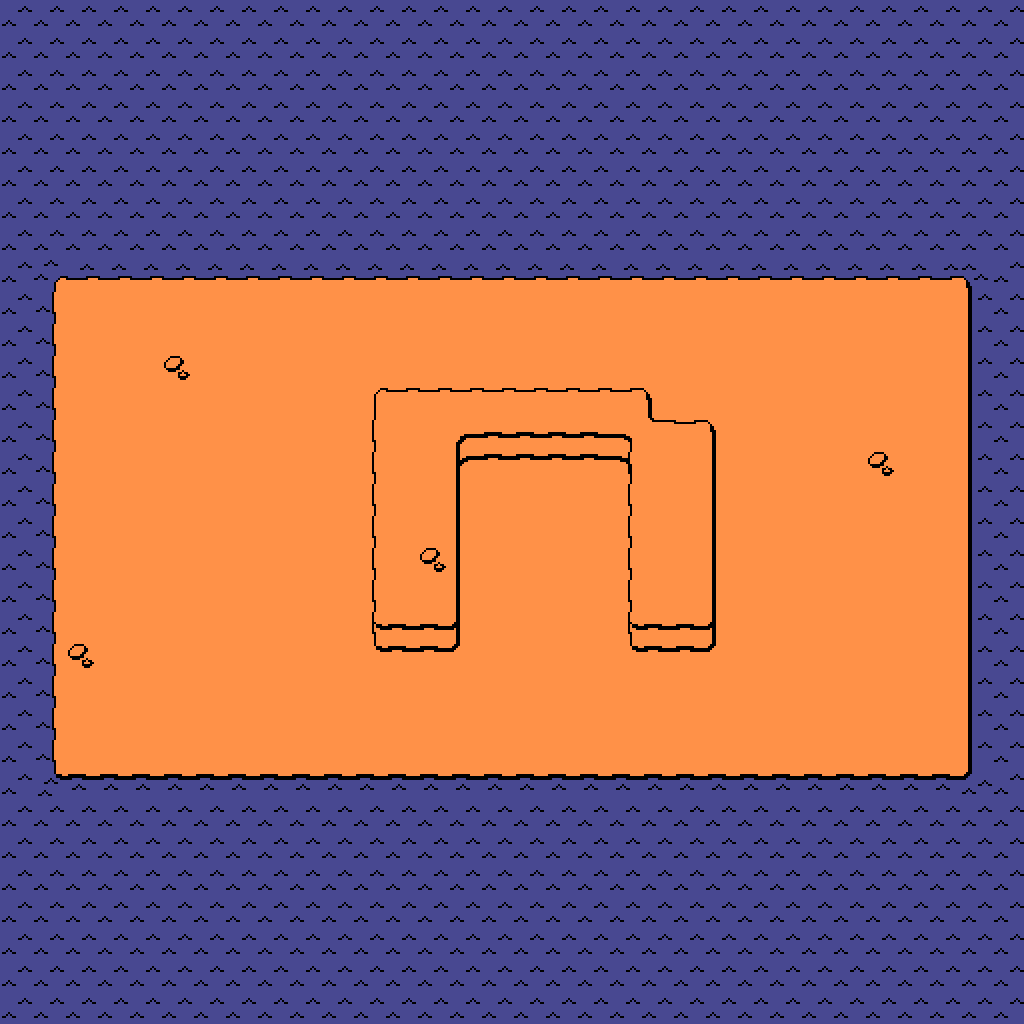

Tiled map render using the project's own tile images. Description and the whole map definition, tile-layer contents included, below:
An orthogonal 32x32 tile map with 32x32 px tiles, 2 tile layers (BehindTiles, DepthTiles).

<map version="1.10" tiledversion="1.10.1" orientation="orthogonal" renderorder="right-down" width="32" height="32" tilewidth="32" tileheight="32" infinite="0" nextlayerid="4" nextobjectid="1">
 <editorsettings>
  <export target="water.csv" format="csv" />
 </editorsettings>
 <tileset firstgid="1" source="island.tsx" />
 <layer id="1" name="BehindTiles" width="32" height="32">
  <data encoding="csv">
18,18,18,18,18,18,18,18,18,18,18,18,18,18,18,18,18,18,18,18,18,18,18,18,18,18,18,18,18,18,18,18,
18,18,18,18,18,18,18,18,18,18,18,18,18,18,18,18,18,18,18,18,18,18,18,18,18,18,18,18,18,18,18,18,
18,18,18,18,18,18,18,18,18,18,18,18,18,18,18,18,18,18,18,18,18,18,18,18,18,18,18,18,18,18,18,18,
18,18,18,18,18,18,18,18,18,18,18,18,18,18,18,18,18,18,18,18,18,18,18,18,18,18,18,18,18,18,18,18,
18,18,18,18,18,18,18,18,18,18,18,18,18,18,18,18,18,18,18,18,18,18,18,18,18,18,18,18,18,18,18,18,
18,18,18,18,18,18,18,18,18,18,18,18,18,18,18,18,18,18,18,18,18,18,18,18,18,18,18,18,18,18,18,18,
18,18,18,18,18,18,18,18,18,18,18,18,18,18,18,18,18,18,18,18,18,18,18,18,18,18,18,18,18,18,18,18,
18,18,18,18,18,18,18,18,18,18,18,18,18,18,18,18,18,18,18,18,18,18,18,18,18,18,18,18,18,18,18,18,
18,4,5,5,5,5,5,5,5,5,5,5,5,5,5,5,5,5,5,5,5,5,5,5,5,5,5,5,5,5,6,18,
18,20,21,21,21,21,21,21,21,21,21,21,21,21,21,21,21,21,21,21,21,21,21,21,21,21,21,21,21,21,22,18,
18,20,21,21,21,21,21,21,21,21,21,21,21,21,21,21,21,21,21,21,21,21,21,21,21,21,21,21,21,21,22,18,
18,20,21,21,21,54,21,21,21,21,21,21,21,21,21,21,21,21,21,21,21,21,21,21,21,21,21,21,21,21,22,18,
18,20,21,21,21,21,21,21,21,21,21,21,21,21,21,21,21,21,21,21,21,21,21,21,21,21,21,21,21,21,22,18,
18,20,21,21,21,21,21,21,21,21,21,21,21,21,21,21,21,21,21,21,21,21,21,21,21,21,21,21,21,21,22,18,
18,20,21,21,21,21,21,21,21,21,21,21,21,21,21,21,21,21,21,21,21,21,21,21,21,21,21,54,21,21,22,18,
18,20,21,21,21,21,21,21,21,21,21,21,21,21,21,21,21,21,21,21,21,21,21,21,21,21,21,21,21,21,22,18,
18,20,21,21,21,21,21,21,21,21,21,21,21,21,21,21,21,21,21,21,21,21,21,21,21,21,21,21,21,21,22,18,
18,20,21,21,21,21,21,21,21,21,21,21,21,21,21,21,21,21,21,21,21,21,21,21,21,21,21,21,21,21,22,18,
18,20,21,21,21,21,21,21,21,21,21,21,21,21,21,21,21,21,21,21,21,21,21,21,21,21,21,21,21,21,22,18,
18,20,21,21,21,21,21,21,21,21,21,21,21,21,21,21,21,21,21,21,21,21,21,21,21,21,21,21,21,21,22,18,
18,20,54,21,21,21,21,21,21,21,21,21,21,21,21,21,21,21,21,21,21,21,21,21,21,21,21,21,21,21,22,18,
18,20,21,21,21,21,21,21,21,21,21,21,21,21,21,21,21,21,21,21,21,21,21,21,21,21,21,21,21,21,22,18,
18,20,21,21,21,21,21,21,21,21,21,21,21,21,21,21,21,21,21,21,21,21,21,21,21,21,21,21,21,21,22,18,
18,20,21,21,21,21,21,21,21,21,21,21,21,21,21,21,21,21,21,21,21,21,21,21,21,21,21,21,21,21,22,18,
18,36,37,37,37,37,37,37,37,37,37,37,37,37,37,37,37,37,37,37,37,37,37,37,37,37,37,37,37,37,38,18,
18,18,18,18,18,18,18,18,18,18,18,18,18,18,18,18,18,18,18,18,18,18,18,18,18,18,18,18,18,18,18,18,
18,18,18,18,18,18,18,18,18,18,18,18,18,18,18,18,18,18,18,18,18,18,18,18,18,18,18,18,18,18,18,18,
18,18,18,18,18,18,18,18,18,18,18,18,18,18,18,18,18,18,18,18,18,18,18,18,18,18,18,18,18,18,18,18,
18,18,18,18,18,18,18,18,18,18,18,18,18,18,18,18,18,18,18,18,18,18,18,18,18,18,18,18,18,18,18,18,
18,18,18,18,18,18,18,18,18,18,18,18,18,18,18,18,18,18,18,18,18,18,18,18,18,18,18,18,18,18,18,18,
18,18,18,18,18,18,18,18,18,18,18,18,18,18,18,18,18,18,18,18,18,18,18,18,18,18,18,18,18,18,18,18,
18,18,18,18,18,18,18,18,18,18,18,18,18,18,18,18,18,18,18,18,18,18,18,18,18,18,18,18,18,18,18,18
</data>
 </layer>
 <layer id="3" name="DepthTiles" width="32" height="32">
  <data encoding="csv">
0,0,0,0,0,0,0,0,0,0,0,0,0,0,0,0,0,0,0,0,0,0,0,0,0,0,0,0,0,0,0,0,
0,0,0,0,0,0,0,0,0,0,0,0,0,0,0,0,0,0,0,0,0,0,0,0,0,0,0,0,0,0,0,0,
0,0,0,0,0,0,0,0,0,0,0,0,0,0,0,0,0,0,0,0,0,0,0,0,0,0,0,0,0,0,0,0,
0,0,0,0,0,0,0,0,0,0,0,0,0,0,0,0,0,0,0,0,0,0,0,0,0,0,0,0,0,0,0,0,
0,0,0,0,0,0,0,0,0,0,0,0,0,0,0,0,0,0,0,0,0,0,0,0,0,0,0,0,0,0,0,0,
0,0,0,0,0,0,0,0,0,0,0,0,0,0,0,0,0,0,0,0,0,0,0,0,0,0,0,0,0,0,0,0,
0,0,0,0,0,0,0,0,0,0,0,0,0,0,0,0,0,0,0,0,0,0,0,0,0,0,0,0,0,0,0,0,
0,0,0,0,0,0,0,0,0,0,0,0,0,0,0,0,0,0,0,0,0,0,0,0,0,0,0,0,0,0,0,0,
0,0,0,0,0,0,0,0,0,0,0,0,0,0,0,0,0,0,0,0,0,0,0,0,0,0,0,0,0,0,0,0,
0,0,0,0,0,0,0,0,0,0,0,0,0,0,0,0,0,0,0,0,0,0,0,0,0,0,0,0,0,0,0,0,
0,0,0,0,0,0,0,0,0,0,0,0,0,0,0,0,0,0,0,0,0,0,0,0,0,0,0,0,0,0,0,0,
0,0,0,0,0,0,0,0,0,0,0,0,0,0,0,0,0,0,0,0,0,0,0,0,0,0,0,0,0,0,0,0,
0,0,0,0,0,0,0,0,0,0,0,49,50,50,50,50,50,50,50,50,51,0,0,0,0,0,0,0,0,0,0,0,
0,0,0,0,0,0,0,0,0,0,0,65,21,21,84,66,66,66,66,85,70,50,51,0,0,0,0,0,0,0,0,0,
0,0,0,0,0,0,0,0,0,0,0,65,21,21,7,82,82,82,82,8,21,21,67,0,0,0,0,0,0,0,0,0,
0,0,0,0,0,0,0,0,0,0,0,65,21,21,67,0,0,0,0,65,21,21,67,0,0,0,0,0,0,0,0,0,
0,0,0,0,0,0,0,0,0,0,0,65,21,21,67,0,0,0,0,65,21,21,67,0,0,0,0,0,0,0,0,0,
0,0,0,0,0,0,0,0,0,0,0,65,21,54,67,0,0,0,0,65,21,21,67,0,0,0,0,0,0,0,0,0,
0,0,0,0,0,0,0,0,0,0,0,65,21,21,67,0,0,0,0,65,21,21,67,0,0,0,0,0,0,0,0,0,
0,0,0,0,0,0,0,0,0,0,0,52,66,66,53,0,0,0,0,52,66,66,53,0,0,0,0,0,0,0,0,0,
0,0,0,0,0,0,0,0,0,0,0,81,82,82,83,0,0,0,0,81,82,82,83,0,0,0,0,0,0,0,0,0,
0,0,0,0,0,0,0,0,0,0,0,0,0,0,0,0,0,0,0,0,0,0,0,0,0,0,0,0,0,0,0,0,
0,0,0,0,0,0,0,0,0,0,0,0,0,0,0,0,0,0,0,0,0,0,0,0,0,0,0,0,0,0,0,0,
0,0,0,0,0,0,0,0,0,0,0,0,0,0,0,0,0,0,0,0,0,0,0,0,0,0,0,0,0,0,0,0,
0,0,0,0,0,0,0,0,0,0,0,0,0,0,0,0,0,0,0,0,0,0,0,0,0,0,0,0,0,0,0,0,
0,0,0,0,0,0,0,0,0,0,0,0,0,0,0,0,0,0,0,0,0,0,0,0,0,0,0,0,0,0,0,0,
0,0,0,0,0,0,0,0,0,0,0,0,0,0,0,0,0,0,0,0,0,0,0,0,0,0,0,0,0,0,0,0,
0,0,0,0,0,0,0,0,0,0,0,0,0,0,0,0,0,0,0,0,0,0,0,0,0,0,0,0,0,0,0,0,
0,0,0,0,0,0,0,0,0,0,0,0,0,0,0,0,0,0,0,0,0,0,0,0,0,0,0,0,0,0,0,0,
0,0,0,0,0,0,0,0,0,0,0,0,0,0,0,0,0,0,0,0,0,0,0,0,0,0,0,0,0,0,0,0,
0,0,0,0,0,0,0,0,0,0,0,0,0,0,0,0,0,0,0,0,0,0,0,0,0,0,0,0,0,0,0,0,
0,0,0,0,0,0,0,0,0,0,0,0,0,0,0,0,0,0,0,0,0,0,0,0,0,0,0,0,0,0,0,0
</data>
 </layer>
</map>